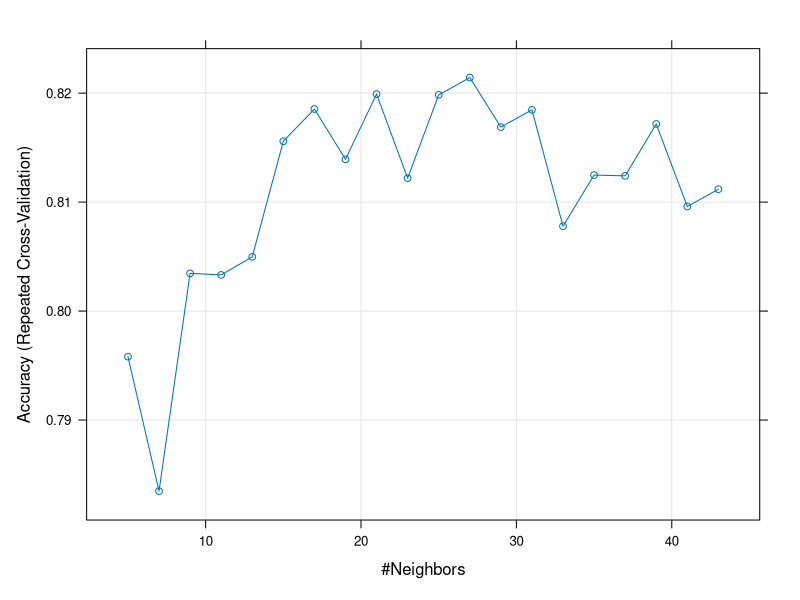

This figure's R source: (Note: this script raises an error after producing the figure.)
#import library
library(class)
library(ggplot2)
library(caret)

#set the environment location
setwd("SET WORKING DIRECTORY")


#read .csv file
vertebralData <- read.csv("column_2C.csv", header = TRUE)


#shuffle row of dataset
set.seed(161231463) #set seed to matric number
rows <- sample(nrow(vertebralData))
vertebralData <- vertebralData[rows, ]


#split data into training and testing
set.seed(3033)
intrain <- createDataPartition(y = vertebralData$class, p= 0.7, list = FALSE)
training <- vertebralData[intrain,]
testing <- vertebralData[-intrain,]

dim(training); dim(testing)


#check missing data
anyNA(vertebralData)


#summary
summary(vertebralData)


#Training and train control
trctrl <- trainControl(method = "repeatedcv", number = 10, repeats = 3)
set.seed(3333)


#train model and find the best value of k
#train function take the class, training dataset, method, trContril for N-fold.
knn_fit <- train(class ~., data = training, method = "knn",
                 trControl=trctrl,  preProcess = c("center","scale"), tuneLength = 20)

knn_fit


plot(knn_fit)

#make prediction
#the predict function take the model, and testing data
#i sure care, so the model already optimize
knnPredict <- predict(knn_fit,newdata = testing )

#chechk accuracy specificity and sensitivity
confusionMatrix(knnPredict, testing$class )
